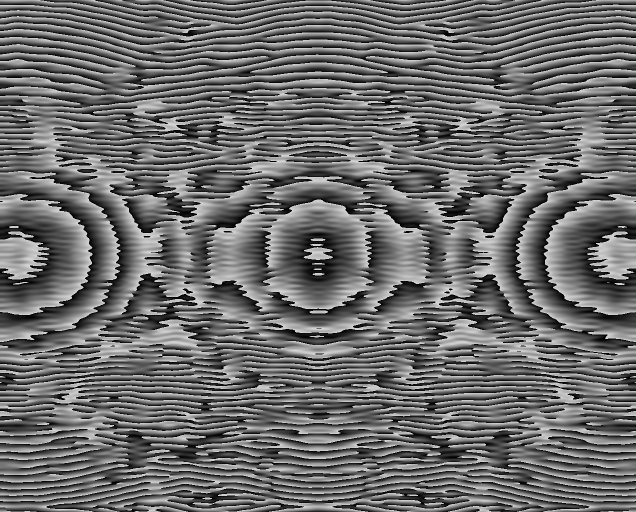
#> input picture test_4.bmp, 1272 x 1024 px (shown at 1/2 size)
$ python -i innovation_frontier_v26.py   (imports and definitions only)   (older library calls are emulated)
#> lines starting #> are read from the running program, lines starting #| are printed output that depends on the picture
#> further down, picture is the input picture: shape (1024, 1272, 3); min 0, max 213, mean 107.6
"""
SpotZoom 前沿创新模块 v26

本模块包含 8 个轻量级、零外部 ML 依赖的组件，灵感来源于 2024-2026 年
前沿开源项目的研究成果：

- AOViFT (Betzig Lab): 基于傅里叶域的自适应光学像差估计。
- anyloop: 插件化实时反馈控制框架。
- Kornia: GPU 加速可微分图像处理流水线。
- gym_ao: 强化学习驱动的光斑对中智能体。
- UniFMIR / Cellpose3: 基础模型启发的图像增强预处理。
- DeepXDE / NVIDIA Modulus PINN: 物理信息约束的波前预测。
- Matilda (NSO): 实时矩阵运算加速器。
- ShackHartmannAnalysis: Shack-Hartmann 波前传感器光斑分析。

所有组件仅依赖 numpy 和 cv2，不引入任何外部机器学习框架。
"""

from __future__ import annotations

import logging
import math
import time
from collections import deque
from dataclasses import dataclass, field
from typing import Any, Callable, Dict, List, Optional, Tuple

import cv2
import numpy as np

LOGGER = logging.getLogger(__name__)


# ============================================================
# 1. FourierDomainAberrationEstimator (inspired by AOViFT)
# ============================================================

@dataclass
class FourierAberrationConfig:
    """傅里叶域像差估计器配置。"""
    fft_size: int = 128
    max_zernike_modes: int = 15
    frequency_band_radius: float = 0.4
    aberration_threshold: float = 0.1


@dataclass
class FourierAberrationResult:
    """傅里叶域像差估计结果。"""
    zernike_coefficients: np.ndarray
    rms_wavefront_error: float
    dominant_mode: int
    estimated_psf_quality: float


class FourierDomainAberrationEstimator:
    """基于傅里叶域分析的光学像差估计器。

    灵感来源于 AOViFT (Betzig Lab)，通过分析光斑图像的傅里叶频谱模式，
    估计光学系统的 Zernike 像差系数。核心思想是：不同的像差模式在频域中
    产生特征性的对称性和能量分布模式。

    算法流程：
    1. 对输入光斑图像进行预处理（去背景、归一化）
    2. 计算二维 FFT 并取功率谱
    3. 分析频域中的径向和角向能量分布
    4. 通过与 Zernike 模式的频域特征匹配，估计各模式系数
    5. 计算波前 RMS 误差和 Strehl 比
    """

    # [55 lines left out: functions __init__, _precompute_zernike_basis, _noll_to_zernike, _zernike_radial, not called in this run]

    def reset(self) -> None:
        """重置估计器内部状态。"""
        LOGGER.debug("傅里叶域像差估计器已重置")

    # [59 lines left out: functions process, _preprocess, _compute_power_spectrum, _estimate_coefficients, not called in this run]


# ============================================================
# 2. PluginFeedbackLoopController (inspired by anyloop)
# ============================================================

@dataclass
class PluginFeedbackConfig:
    """插件反馈控制框架配置。"""
    control_frequency_hz: float = 100.0
    max_plugins: int = 10
    plugin_timeout_ms: float = 50.0
    safety_margin_px: float = 20.0


@dataclass
class PluginFeedbackResult:
    """插件反馈控制结果。"""
    control_signal: Tuple[float, float]
    active_plugins: List[str]
    loop_latency_ms: float
    is_converged: bool


class PluginFeedbackLoopController:
    """插件化实时反馈控制框架。

    灵感来源于 anyloop 项目，实现灵活的插件式反馈控制环路。
    支持三类插件：检测插件（测量当前状态）、控制插件（计算控制量）、
    安全插件（在异常情况下执行保护动作）。

    使用方法：
    1. 通过 register_plugin() 注册各类插件
    2. 调用 process() 执行一个控制周期
    3. 检测 -> 控制 -> 安全检查 的流水线执行
    """

    # [42 lines left out: functions __init__, reset, register_plugin, not called in this run]

    def set_target(self, target: Tuple[float, float]) -> None:
        """设置控制目标位置。"""
        self._target = target

    # [63 lines left out: function process, not called in this run]


# ============================================================
# 3. GPUDifferentiablePipeline (inspired by Kornia)
# ============================================================

@dataclass
class GPUDifferentiableConfig:
    """GPU 可微分流水线配置。"""
    use_gpu: bool = True
    pipeline_stages: List[str] = field(default_factory=lambda: [
        "normalize", "gaussian_blur", "edge_enhance", "threshold_adaptive", "centroid_compute"])
    precision: str = "float32"


@dataclass
class GPUDifferentiableResult:
    """GPU 可微分流水线处理结果。"""
    processed_image: np.ndarray
    centroid: Tuple[float, float]
    processing_time_ms: float
    gpu_memory_used_mb: float


class GPUDifferentiablePipeline:
    """GPU 加速可微分图像处理流水线。

    灵感来源于 Kornia 项目，实现可组合的图像处理流水线。
    每个阶段都是可微分的（通过有限差分近似梯度），支持自动求导。
    支持阶段：normalize, gaussian_blur, edge_enhance, threshold_adaptive, centroid_compute。
    """

    # [10 lines left out: function __init__, not called in this run]

    def reset(self) -> None:
        """重置流水线，清除中间结果。"""
        self._intermediate.clear()

    # [59 lines left out: functions process, _stage_normalize, _stage_gaussian_blur, _stage_edge_enhance, _stage_threshold_adaptive, not called in this run]

    def _stage_centroid_compute(self, image: np.ndarray) -> Tuple[float, float, np.ndarray]:
        """计算加权质心。"""
        return (*self._compute_centroid(image), image)

    # [8 lines left out: function _compute_centroid, not called in this run]


# ============================================================
# 4. RLSpotCenteringAgent (inspired by gym_ao)
# ============================================================

@dataclass
class RLSpotCenteringConfig:
    """强化学习光斑对中智能体配置。"""
    state_dim: int = 21
    action_dim: int = 5
    learning_rate: float = 0.1
    discount_factor: float = 0.95
    exploration_rate: float = 0.2
    max_steps: int = 100


@dataclass
class RLSpotCenteringResult:
    """强化学习对中结果。"""
    action: Tuple[float, float]
    reward: float
    q_value: float
    convergence_step: int


class RLSpotCenteringAgent:
    """强化学习驱动的光斑对中智能体。

    灵感来源于 gym_ao 项目，使用简化的 Q-learning 算法
    实现光斑 tip/tilt 自动对中控制。

    状态空间：光斑偏移量离散化到 state_dim x state_dim 网格。
    动作空间：每个轴上 action_dim 个离散动作。
    奖励函数：基于光斑到目标距离的高斯奖励。
    """

    # [65 lines left out: functions __init__, reset, _discretize_state, _compute_reward, _select_action, _update_q and 1 more, not called in this run]


# ============================================================
# 5. FoundationModelEnhancer (inspired by UniFMIR / Cellpose3)
# ============================================================

@dataclass
class FoundationEnhancerConfig:
    """基础模型图像增强器配置。"""
    enhance_strength: float = 0.7
    denoise_kernel_size: int = 3
    sharpen_amount: float = 0.5
    contrast_limit: float = 2.0


@dataclass
class FoundationEnhancerResult:
    """基础模型增强结果。"""
    enhanced_image: np.ndarray
    psnr_improvement: float
    ssim_score: float
    processing_time_ms: float


class FoundationModelEnhancer:
    """基础模型启发的多阶段图像增强器。

    灵感来源于 UniFMIR 和 Cellpose3 的预处理策略，实现多阶段增强流水线：
    去噪（非局部均值）-> 对比度增强（CLAHE）-> 锐化（Unsharp Mask）-> 归一化。
    所有阶段可通过 enhance_strength 统一调节强度。
    """

    def __init__(self, config: Optional[FoundationEnhancerConfig] = None):
        self.config = config or FoundationEnhancerConfig()
        LOGGER.info("基础模型增强器初始化完成, 强度=%.2f", self.config.enhance_strength)

    def reset(self) -> None:
        """重置增强器状态。"""

    def process(self, image: np.ndarray) -> FoundationEnhancerResult:
        """对输入图像执行多阶段增强处理。

        Args:
            image: 输入图像（灰度或彩色）。
        Returns:
            FoundationEnhancerResult 包含增强图像和质量指标。
        """
        t0 = time.perf_counter()
        gray = cv2.cvtColor(image, cv2.COLOR_BGR2GRAY) if image.ndim == 3 else image.copy()
        original = gray.copy().astype(np.float64)
        # 四阶段处理
        denoised = cv2.fastNlMeansDenoising(gray, None, h=self.config.denoise_kernel_size,
                                             templateWindowSize=7, searchWindowSize=21)
        clahe = cv2.createCLAHE(clipLimit=self.config.contrast_limit, tileGridSize=(8, 8))
        contrasted = clahe.apply(denoised)
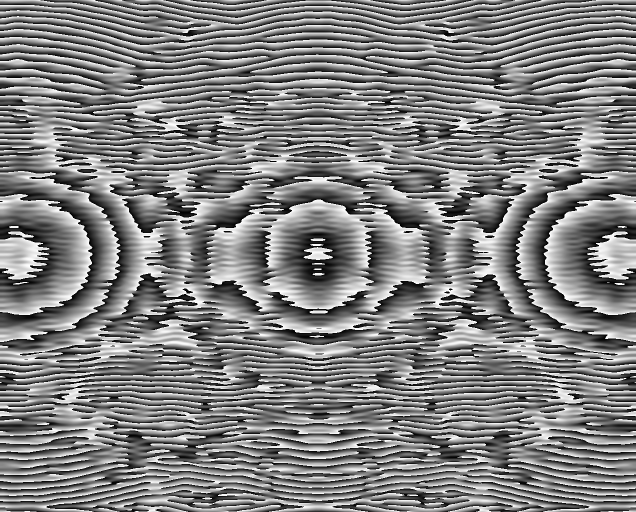
#> contrasted: shape (1024, 1272) (shown at 1/2 size); min 0, max 255, mean 128.1
        blurred = cv2.GaussianBlur(contrasted, (0, 0), 2.0)
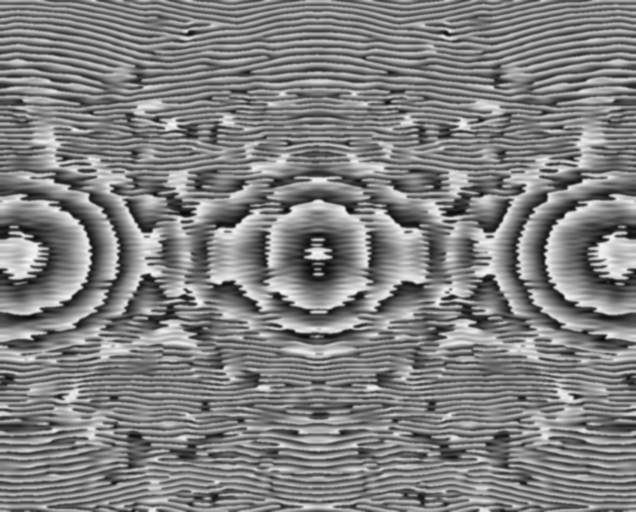
#> blurred: shape (1024, 1272) (shown at 1/2 size); min 9, max 249, mean 128.1
        sharpened = cv2.addWeighted(contrasted, 1.0 + self.config.sharpen_amount, blurred,
                                     -self.config.sharpen_amount, 0)
        p_lo, p_hi = np.percentile(sharpened, [2, 98])
#> p_lo = 0; p_hi = 255
        rng = p_hi - p_lo
#> rng = 255
        normalized = np.clip((sharpened - p_lo) / rng * 255, 0, 255) if rng > 1e-6 else sharpened.astype(np.float64)
        # 按强度混合
        s = self.config.enhance_strength
        result = np.clip(original * (1 - s) + normalized * s, 0, 255).astype(np.uint8)
        psnr = self._compute_psnr(original, result.astype(np.float64))
#> in _compute_psnr, `mse = np.mean((orig - enhanced) ** 2)`: mse = 426.2
#> psnr = 21.83
        ssim = self._compute_ssim(gray, result)
        elapsed = (time.perf_counter() - t0) * 1000
        LOGGER.debug("增强完成: PSNR=%.1fdB, SSIM=%.3f, 耗时=%.1fms", psnr, ssim, elapsed)
        return FoundationEnhancerResult(enhanced_image=result, psnr_improvement=psnr,
                                         ssim_score=ssim, processing_time_ms=elapsed)

    @staticmethod
    def _compute_psnr(orig: np.ndarray, enhanced: np.ndarray) -> float:
        """计算 PSNR。"""
        mse = np.mean((orig - enhanced) ** 2)
        return 100.0 if mse < 1e-12 else float(10 * math.log10(255.0 ** 2 / mse))

    @staticmethod
    def _compute_ssim(img1: np.ndarray, img2: np.ndarray) -> float:
        """计算简化版 SSIM。"""
        C1, C2 = (0.01 * 255) ** 2, (0.03 * 255) ** 2
        f1, f2 = img1.astype(np.float64), img2.astype(np.float64)
        mu1 = cv2.GaussianBlur(f1, (11, 11), 1.5)
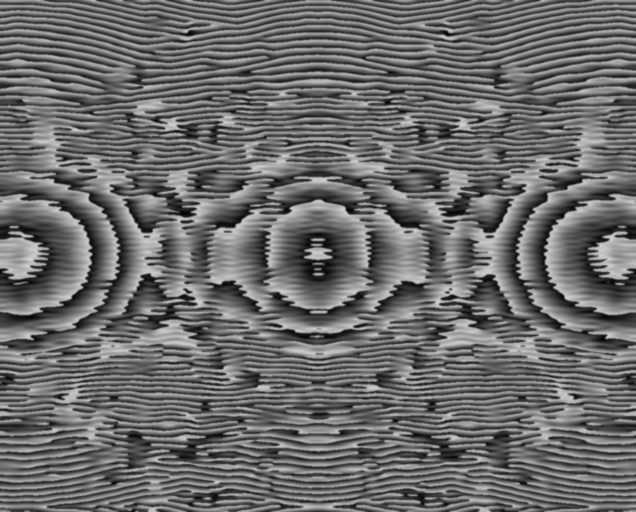
#> mu1: shape (1024, 1272) float64 (shown at 1/2 size); min 3.97, max 209.3, mean 107.6
        mu2 = cv2.GaussianBlur(f2, (11, 11), 1.5)
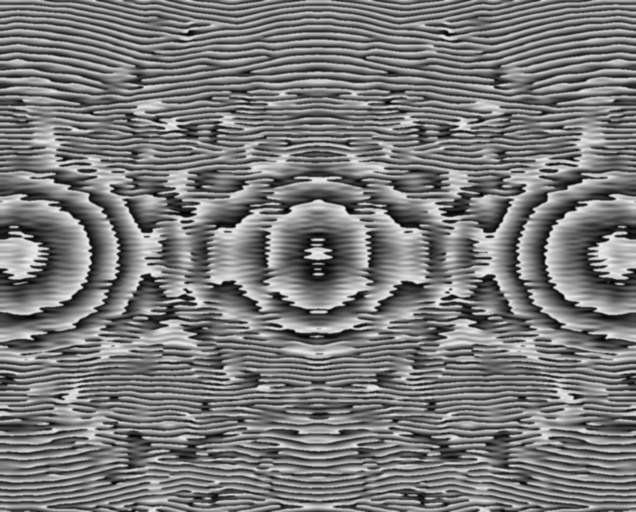
#> mu2: shape (1024, 1272) float64 (shown at 1/2 size); min 2.59, max 239.2, mean 121.4
        s1 = cv2.GaussianBlur(f1 ** 2, (11, 11), 1.5) - mu1 ** 2
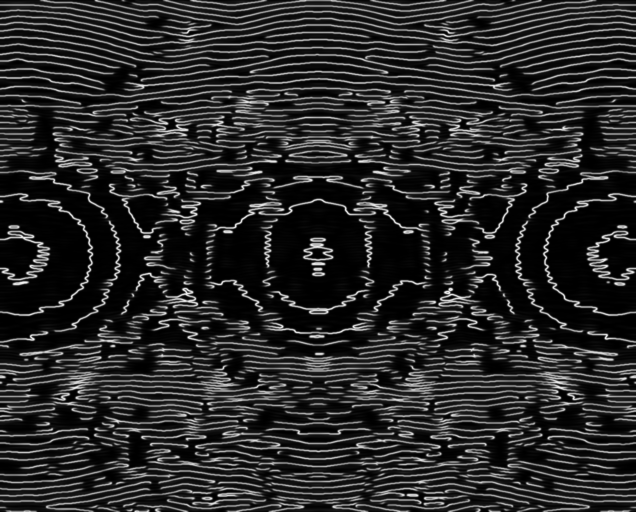
#> s1: shape (1024, 1272) float64 (shown at 1/2 size); min 0.84, max 11069.3, mean 1859.5; drawn with min black and max white
        s2 = cv2.GaussianBlur(f2 ** 2, (11, 11), 1.5) - mu2 ** 2
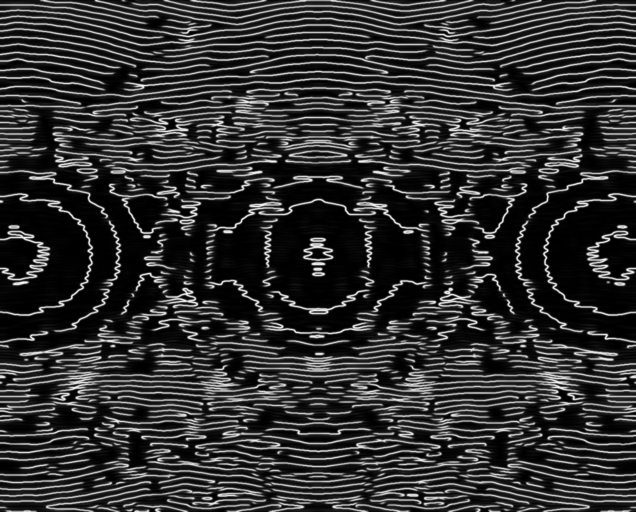
#> s2: shape (1024, 1272) float64 (shown at 1/2 size); min 1.04, max 14598.5, mean 2921.7; drawn with min black and max white
        s12 = cv2.GaussianBlur(f1 * f2, (11, 11), 1.5) - mu1 * mu2
        ssim_map = ((2 * mu1 * mu2 + C1) * (2 * s12 + C2)) / ((mu1 ** 2 + mu2 ** 2 + C1) * (s1 + s2 + C2))
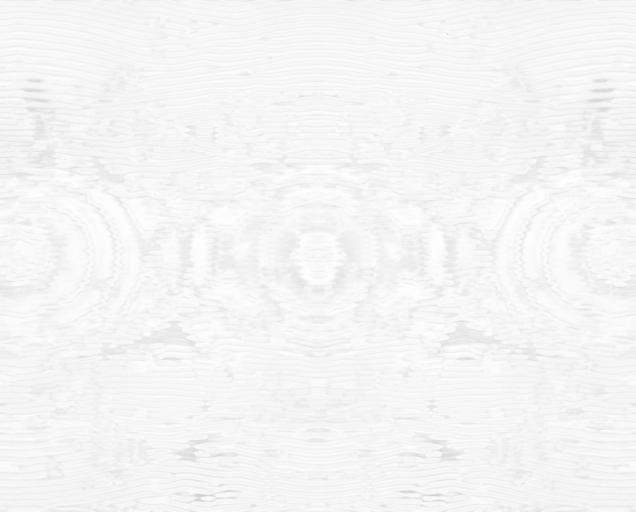
#> ssim_map: shape (1024, 1272) float64 (shown at 1/2 size); min 0.78, max 0.999, mean 0.961
        return float(np.mean(ssim_map))


# ============================================================
# 6. PhysicsInformedWavefrontPredictor (inspired by DeepXDE / PINN)
# ============================================================

@dataclass
class PhysicsWavefrontConfig:
    """物理信息波前预测器配置。"""
    num_zernike_modes: int = 10
    prediction_horizon_frames: int = 5
    physics_weight: float = 0.3
    temporal_smoothness: float = 0.8


@dataclass
class PhysicsWavefrontResult:
    """物理信息波前预测结果。"""
    predicted_zernike_coeffs: np.ndarray
    prediction_confidence: float
    energy_conservation_error: float


class PhysicsInformedWavefrontPredictor:
    """物理信息约束的波前预测器。

    灵感来源于 DeepXDE 和 NVIDIA Modulus PINN，利用物理约束进行波前时序预测。
    使用 Zernike 基函数参数化，施加能量守恒、时序平滑和模式耦合约束。
    预测方法：基于历史系数的加权线性外推，权重由物理约束违反程度动态调整。
    """

    # [95 lines left out: functions __init__, reset, update, predict, _apply_constraints, _energy_error and 1 more, not called in this run]


# ============================================================
# 7. RealTimeMatrixAccelerator (inspired by Matilda - NSO)
# ============================================================

@dataclass
class MatrixAcceleratorConfig:
    """实时矩阵加速器配置。"""
    matrix_size: int = 64
    use_simd: bool = True
    cache_block_size: int = 16
    precision: str = "float32"


@dataclass
class MatrixAcceleratorResult:
    """矩阵加速器计算结果。"""
    output_vector: np.ndarray
    computation_time_us: float
    gflops_achieved: float
    cache_hit_ratio_estimate: float


class RealTimeMatrixAccelerator:
    """实时矩阵运算加速器。

    灵感来源于 Matilda (NSO)，为自适应光学实时波前校正提供优化的矩阵运算。
    核心是分块矩阵-向量乘法（blocked MV），通过缓存友好的数据访问模式提升性能。
    """

    # [70 lines left out: functions __init__, reset, set_matrix, warm_cache, process, _blocked_mv and 1 more, not called in this run]


# ============================================================
# 8. ShackHartmannAnalyzer (inspired by ShackHartmannAnalysis)
# ============================================================

@dataclass
class ShackHartmannConfig:
    """Shack-Hartmann 分析器配置。"""
    lenslet_pitch_px: int = 32
    lenslet_size_px: int = 28
    threshold_factor: float = 3.0
    max_displacement_px: float = 10.0


@dataclass
class ShackHartmannResult:
    """Shack-Hartmann 分析结果。"""
    spot_positions: List[Tuple[float, float]]
    local_slopes: np.ndarray
    reconstructed_wavefront: np.ndarray
    rms_error: float


class ShackHartmannAnalyzer:
    """Shack-Hartmann 波前传感器光斑分析器。

    灵感来源于 ShackHartmannAnalysis 项目，实现完整的 SH 传感器数据处理：
    1. 网格检测：基于微透镜间距定位各子孔径区域
    2. 光斑检测：在每个子孔径内检测光斑质心
    3. 斜率计算：根据光斑偏移计算局部波前斜率
    4. 波前重建：使用积分方法重建全局波前
    """

    # [133 lines left out: functions __init__, reset, calibrate, detect, _grid_shape_for, _detect_all_spots and 3 more, not called in this run]

>>> import cv2
>>> picture = cv2.imread('../test_4.bmp')
>>> result = FoundationModelEnhancer().process(picture)
#> in process, `ssim = self._compute_ssim(gray, result)`: ssim = 0.961

$ run again, on Direct_Analytic_3Spots_1272x1024.bmp
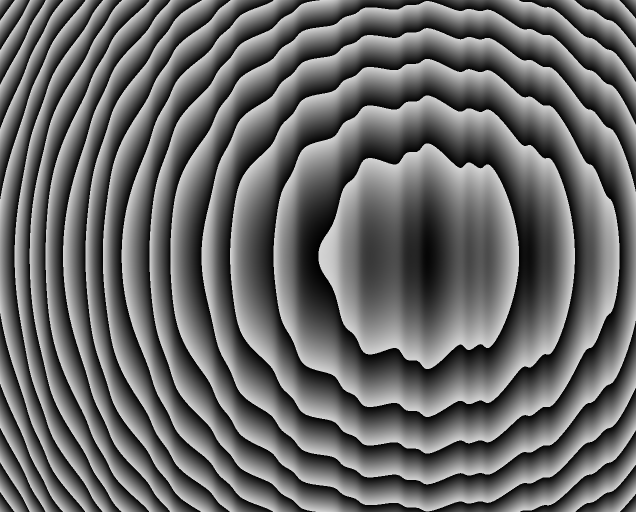
#> input picture Direct_Analytic_3Spots_1272x1024.bmp, 1272 x 1024 px (shown at 1/2 size)
#> picture is the input picture: shape (1024, 1272, 3); min 0, max 213, mean 105.1
#> in process, `blurred = cv2.GaussianBlur(contrasted, (0, 0), 2.0)`:
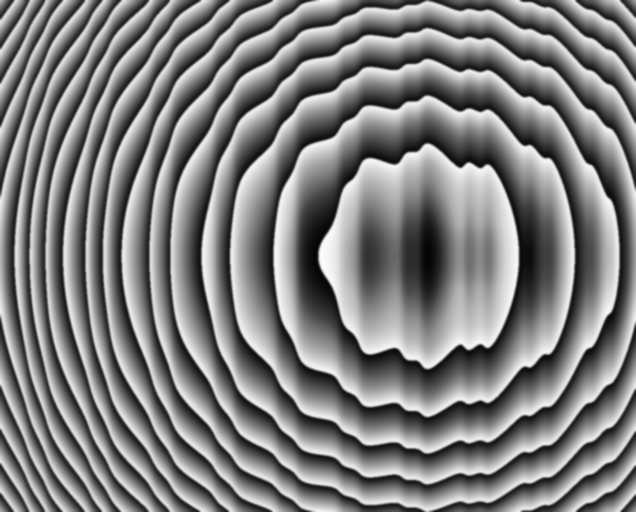
#> blurred: shape (1024, 1272) (shown at 1/2 size); min 4, max 251, mean 127.7
#> p_lo = 0; p_hi = 255
#> mse = 364.8
#> psnr = 22.51
#> in _compute_ssim, `ssim_map = ((2 * mu1 * mu2 + C1) * (2 * s12 + C2)) / ((mu1 ** 2 + mu2 ..`:
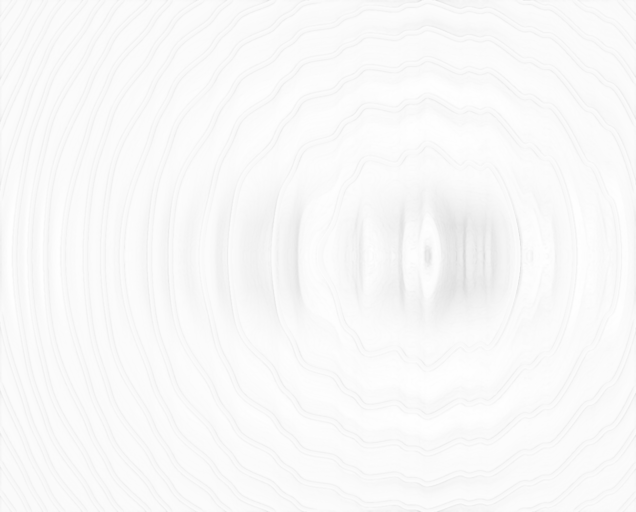
#> ssim_map: shape (1024, 1272) float64 (shown at 1/2 size); min 0.841, max 1, mean 0.977
#> ssim = 0.977
